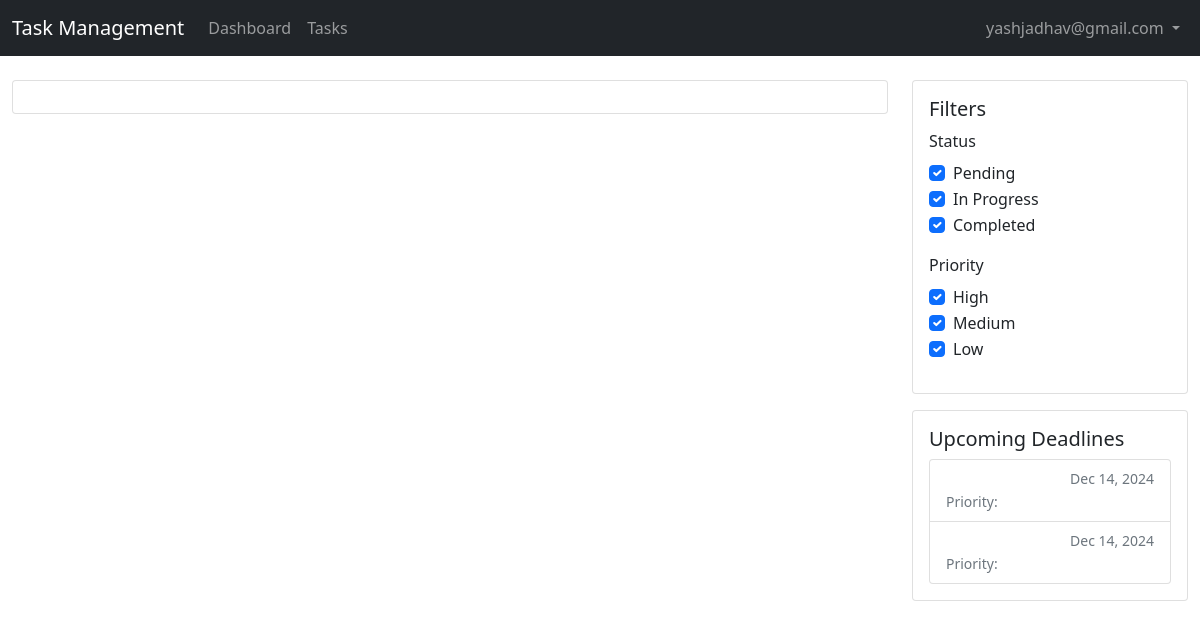
The page /calendar/ (signed in) on the database its author committed.
### account/models.py (models this page shows, shortened)
class CustomUser(AbstractBaseUser, PermissionsMixin):
    email = models.EmailField(unique=True)
    first_name = models.CharField(max_length=30, blank=True, null=True)
    last_name = models.CharField(max_length=30, blank=True, null=True)
    username = models.CharField(max_length=30, blank=True, null=True)
    password = models.CharField(max_length=128, blank=True, null=True)
    user_type = models.ForeignKey(
        UserType, on_delete=models.CASCADE, null=True,blank=True, related_name="custom_user_type"
    )
    is_active = models.BooleanField(default=True)
    is_staff = models.BooleanField(default=False)
    is_deleted = models.BooleanField(default=False)
    created_at = models.DateTimeField(auto_now_add=True)
    updated_at = models.DateTimeField(auto_now=True)
    is_password_created = models.BooleanField(default=False)
    forget_password_secret = models.CharField(max_length = 128 ,blank=True, null=True)
    forget_password_secret_expire_time = models.DateTimeField(null= True,blank=True)
    objects = CustomUserManager()
    REQUIRED_FIELDS = []
    USERNAME_FIELD = "email"

class Task(models.Model):
    STATUS_CHOICES = (
        ('PENDING', 'Pending'),
        ('IN_PROGRESS', 'In Progress'),
        ('COMPLETED', 'Completed'),
    )
    sr_no=models.CharField(max_length=30)
    job_description = models.TextField()
    status = models.CharField(max_length=20, choices=STATUS_CHOICES, default='PENDING')
    assigned_to = models.CharField(max_length=100,null=True,blank=True)
    assigned_by = models.CharField(max_length=100,null=True,blank=True)
    location = models.CharField(max_length=100,null=True,blank=True)
    materials_required = models.TextField(blank=True, null=True)
    deadline = models.DateTimeField()
    created_at = models.DateTimeField(auto_now_add=True)
    updated_at = models.DateTimeField(auto_now=True)
    class Meta:
        ordering = ['-created_at']

### account/views.py (the view)
# urls.py: path('calendar/', views.calendar, name='calendar'),
@login_required
def calendar(request):
    upcoming_tasks = Task.objects.filter(
        deadline__gte=timezone.now(),
        deadline__lte=timezone.now() + timedelta(days=7)
    ).order_by('deadline')
    context = {
        'upcoming_tasks': upcoming_tasks,
    }
    return render(request, 'account/calendar.html', context)

### account/templates/account/calendar.html (shortened to what this page needs)
{% extends 'base.html' %}
{% block extra_css %}
<link href='https://cdn.jsdelivr.net/npm/fullcalendar@5.11.3/main.css' rel='stylesheet' />
{% endblock %}
{% block content %}
<div class="container-fluid">
    <div class="row">
        <div class="col-md-9">
            <div class="card">
                <div class="card-body">
                </div>
            </div>
        </div>
        <div class="col-md-3">
            <div class="card mb-3">
                <div class="card-body">
                    <h5 class="card-title">Filters</h5>
                    <div class="mb-3">
                        <label class="form-label">Status</label>
                        <div class="form-check">
                            <input class="form-check-input filter-status" type="checkbox"
                                   value="PENDING" id="statusPending" checked>
                            <label class="form-check-label" for="statusPending">
                                Pending
                            </label>
                        </div>
                        <div class="form-check">
                            <input class="form-check-input filter-status" type="checkbox"
                                   value="IN_PROGRESS" id="statusProgress" checked>
                            <label class="form-check-label" for="statusProgress">
                                In Progress
                            </label>
                        </div>
                        <div class="form-check">
                            <input class="form-check-input filter-status" type="checkbox"
                                   value="COMPLETED" id="statusCompleted" checked>
                            <label class="form-check-label" for="statusCompleted">
                                Completed
                            </label>
                        </div>
                    </div>
                    <div class="mb-3">
                        <label class="form-label">Priority</label>
                        <div class="form-check">
                            <input class="form-check-input filter-priority" type="checkbox"
                                   value="high" id="priorityHigh" checked>
                            <label class="form-check-label" for="priorityHigh">
                                High
                            </label>
                        </div>
                        <div class="form-check">
                            <input class="form-check-input filter-priority" type="checkbox"
                                   value="medium" id="priorityMedium" checked>
                            <label class="form-check-label" for="priorityMedium">
                                Medium
                            </label>
                        </div>
                        <div class="form-check">
                            <input class="form-check-input filter-priority" type="checkbox"
                                   value="low" id="priorityLow" checked>
                            <label class="form-check-label" for="priorityLow">
                                Low
                            </label>
                        </div>
                    </div>
                </div>
            </div>
            <div class="card">
                <div class="card-body">
                    <h5 class="card-title">Upcoming Deadlines</h5>
                    <div class="list-group">
                        {% for task in upcoming_tasks %}
                            <a href="{% url 'task_detail' task.id %}"
                               class="list-group-item list-group-item-action">
                                <div class="d-flex w-100 justify-content-between">
                                    <small class="text-muted">
                                        {{ task.deadline|date:"M d, Y" }}
                                    </small>
                                </div>
                                <small class="text-muted">
                                    Priority: {{ task.priority|title }}
                                </small>
                            </a>
                        {% empty %}
                            <p class="text-muted">No upcoming deadlines</p>
                        {% endfor %}
                    </div>
                </div>
            </div>
        </div>
    </div>
</div>
{% endblock %}

### account/templates/base.html (shortened to what this page needs)
{% load static %}
<!DOCTYPE html>
<html lang="en">
<head>
    <link href="https://cdn.jsdelivr.net/npm/bootstrap@5.1.3/dist/css/bootstrap.min.css" rel="stylesheet">
    <link href="https://cdnjs.cloudflare.com/ajax/libs/font-awesome/5.15.4/css/all.min.css" rel="stylesheet">
    {% block extra_css %}{% endblock %}
</head>
<body>
    <nav class="navbar navbar-expand-lg navbar-dark bg-dark">
        <div class="container-fluid">
            <a class="navbar-brand" href="{% url 'index' %}">Task Management</a>
            <div class="collapse navbar-collapse" id="navbarNav">
                <ul class="navbar-nav me-auto">
                    {% if request.user.is_authenticated %}
                        <li class="nav-item">
                            <a class="nav-link" href="{% url 'dashboard' %}">Dashboard</a>
                        </li>
                        <li class="nav-item">
                            <a class="nav-link" href="{% url 'task_list' %}">Tasks</a>
                        </li>
                    {% endif %}
                </ul>
                <ul class="navbar-nav">
                    {% if user.is_authenticated %}
                        <li class="nav-item dropdown">
                            <a class="nav-link dropdown-toggle" href="#" id="navbarDropdown" role="button"
                               data-bs-toggle="dropdown">
                                {{ user.email }}
                            </a>
                        </li>
                    {% else %}
                        <li class="nav-item">
                            <a class="nav-link" href="{% url 'login' %}">Login</a>
                        </li>
                    {% endif %}
                </ul>
            </div>
        </div>
    </nav>
    <main class="py-4">
        {% block content %}{% endblock %}
    </main>
</body>
</html>

### rows shown on the page
CustomUser: email "yashjadhav@gmail.com"
Task: deadline "Dec 14, 2024"
Task: deadline "Dec 14, 2024"
